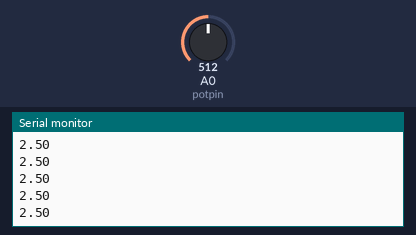
Recording of a sketch running on a simulated Arduino Uno, built with avr-gcc and run on an emulated ATmega328P. Parts: the last lines printed to the serial monitor. Inputs (shaded band) come from the test bench; at power-on: A0 (potpin) = 512.

Above: at 1.2 s.
1.3 s: A0 (potpin) set to 716
At 1.68 s:
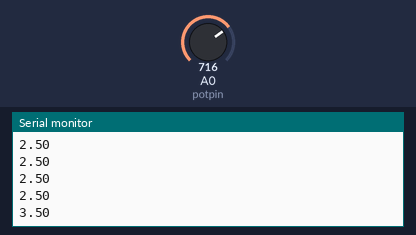
2.8 s: A0 (potpin) set to 900
At 2.94 s:
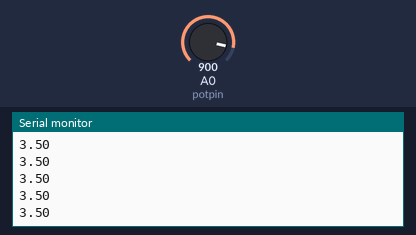
Timing chart, 0 to 5.8 s (numbered marks = the images above; inputs shaded):
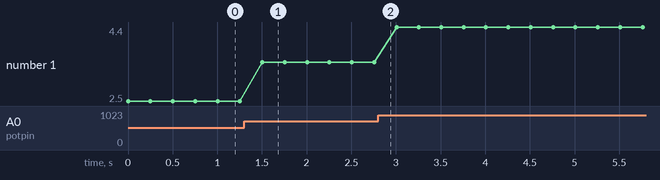

Measured:
- after the input at 1.3 s, the serial monitor: prints a new line after 0.20 s (image 1)
- plotted number 1: 2.5 → 3.5 after the input at 1.3 s, 3.5 → 4.4 after the input at 2.8 s

The sketch:

voltmeter_using_arduino.ino
```cpp
int potpin=A0;
int readvalue;
float voltage;

void setup() {
	// put your setup code here, to run once:
	pinMode(potpin,INPUT);
	Serial.begin(9600);
}

void loop() {
	// put your main code here, to run repeatedly:
	readvalue = analogRead(potpin);
	voltage = (5./1023.)*readvalue;
	Serial.println(voltage);
	delay(250);
}
```
